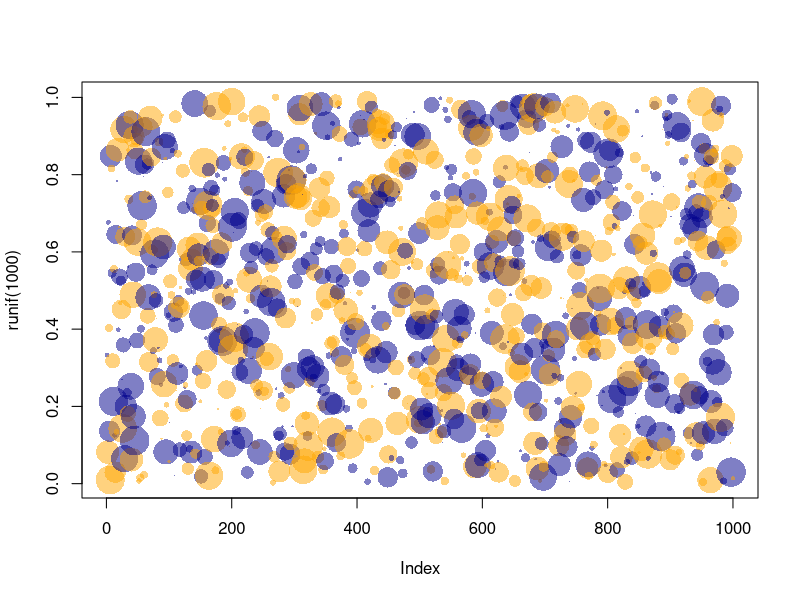

Recreate this plot in R.
library(lava)


### Name: Col
### Title: Generate a transparent RGB color
### Aliases: Col
### Keywords: color

### ** Examples

plot(runif(1000),cex=runif(1000,0,4),col=Col(c("darkblue","orange"),0.5),pch=16)
